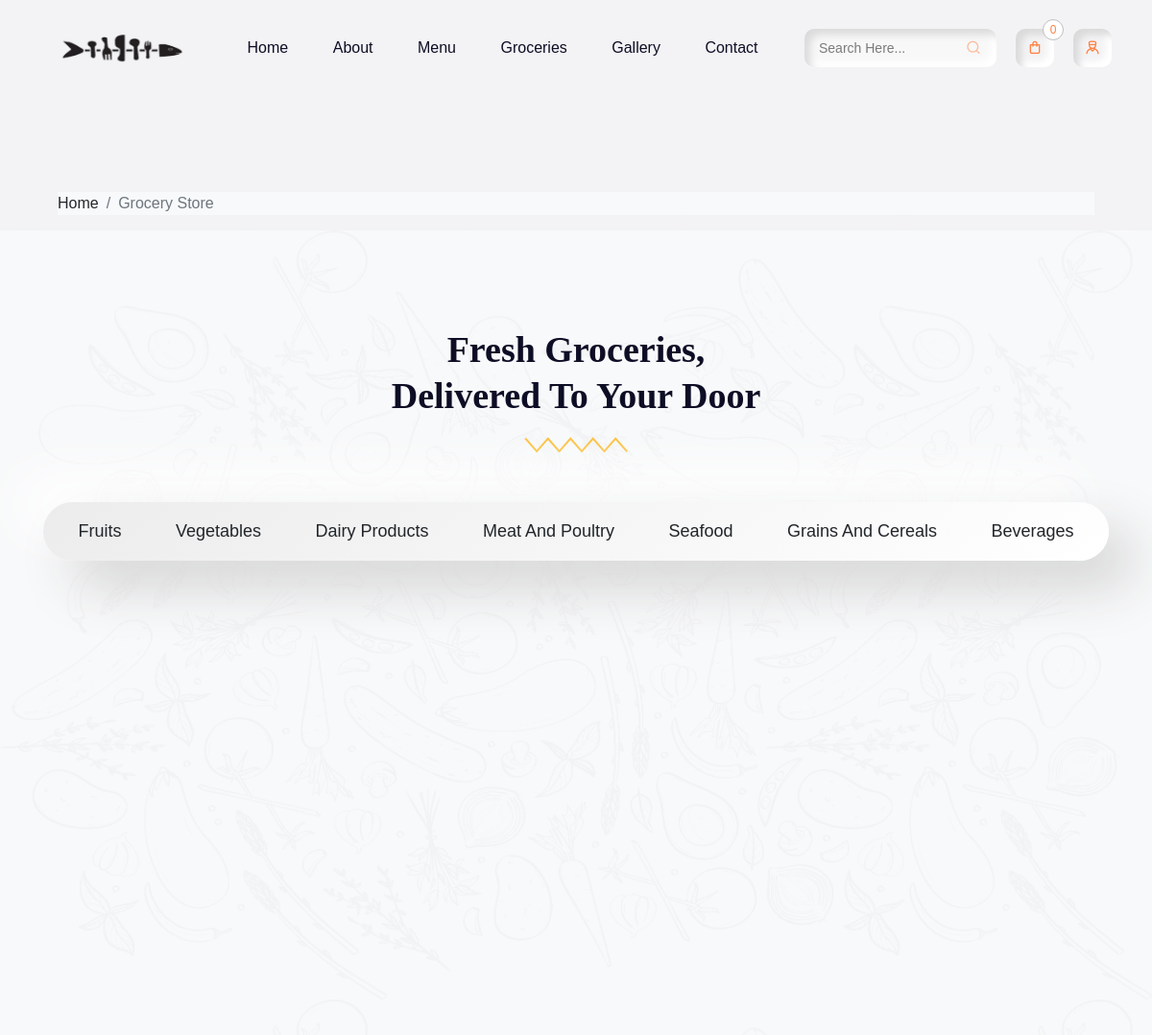
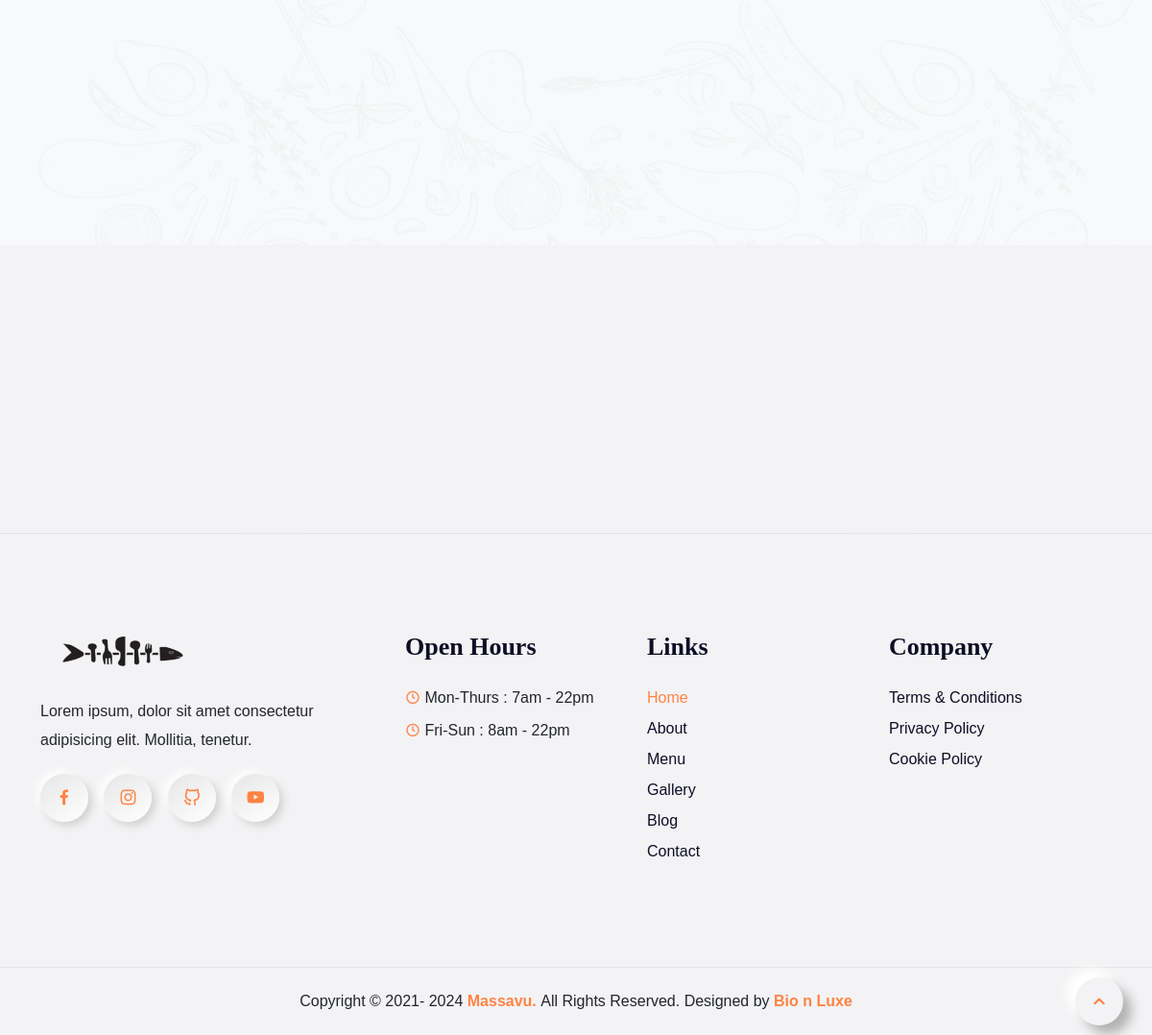
Screenshot of /grocery-store/ with the database file from the repository (2 pictures, top to bottom).
### mainApp/models.py (models this page shows, shortened)
class GroceryCategory(models.Model):
    name = models.CharField(max_length=100)
    def get_formatted_groceryname(self):
        return self.name.lower().replace(" ", "-")

### mainApp/views.py (the view)
# urls.py: path('grocery-store/', views.grocery_items_view, name='grocery_items_view'),
def grocery_items_view(request):
    grocery_categories = GroceryCategory.objects.all()
    grocery_items = Grocery.objects.all()
    return render(request, 'grocery.html', {'grocery_items': grocery_items, 'grocery_categories':grocery_categories})

### templates/grocery.html (shortened to what this page needs)
{% extends 'base.html' %}
{% load static %}
{% load humanize %}
{% block content %}
<section class="main-banner">
    <div class="container-fluid">
        <div class="row px-xl-5">
            <div class="col-12">
                <nav class="breadcrumb bg-light mb-30">
                    <a class="breadcrumb-item text-dark" href="#">Home</a>
                    <span class="breadcrumb-item active">Grocery Store</span>
                </nav>
            </div>
        </div>
    </div>
    <section style="background-image: url(assets/images/menu-bg.png);" class="our-menu section bg-light repeat-img"
    id="grocery">
    <div class="sec-wp">
        <div class="container">
            <div class="row">
                <div class="col-lg-12">
                    <div class="sec-title text-center mb-5">
                        <h2 class="h2-title">Fresh groceries, <span>delivered to your door</span></h2>
                        <div class="sec-title-shape mb-4">
                            <img src="{% static 'assets/images/title-shape.svg' %}" alt="">
                        </div>
                    </div>
                </div>
            </div>
            <div class="menu-tab-wp">
                <div class="row">
                    <div class="col-lg-12 m-auto">
                        <div class="menu-tab text-center">
                            <ul class="groceryfilters">
                               {% for grocery_category in grocery_categories %}
                                <li class="groceryfilter"  data-filter=".{{ grocery_category.get_formatted_groceryname }}">
                                    {{ grocery_category.name }}
                                </li>
                                {% endfor %}
                            </ul>
                        </div>
                    </div>
                </div>
            </div>
            <div class="menu-list-row">
                <div class="row g-xxl-5 bydefault grocery-dish" >
                </div>
            </div>
        </div>
    </div>
</section>
</section>
{% endblock %}

### static/style.css (style rules this page uses)
body { font-family: 'Poppins', sans-serif; text-rendering: optimizeLegibility !important; background: #f3f3f5; }
body, html { overflow-x: hidden; }
img { max-width: 100%; }
a { background-color: transparent; text-decoration: none !important; outline: none !important; }
ul { list-style: none; margin: 0; padding: 0; }
* { -webkit-tap-highlight-color: transparent; }
.main-banner { padding: 200px 0 300px; min-height: 100vh; position: relative; }
.sec-wp { position: relative; z-index: 4; }
h1, h2, h3, h4, h5, h6 { color: #0d0d25; font-family: 'Playfair Display', serif; font-weight: 900; }
.section { padding-top: 100px; padding-bottom: 100px; position: relative; }
.h2-title { font-size: 46px; line-height: 56px; margin-bottom: 15px; text-transform: capitalize; position: relative; }
.h2-title span, .h3-title span, .h4-title span, .h5-title span, .sub-title span { display: block; }
.repeat-img { background-size: contain; background-repeat: repeat; }
.menu-tab-wp { margin-bottom: 80px; }
.menu-tab ul { padding: 10px; display: inline-block; border-radius: 60px; background: linear-gradient(145deg, #ececec, #ffffff); box-shadow: 28px 28px 55px #d4d4d4, -28px -28px 55px #ffffff; position: relative; z-index: 2; }
.menu-tab ul li, .menu-tab ul .filter-active { display: inline-flex; text-transform: capitalize; font-size: 18px; line-height: normal; cursor: pointer; padding: 10px 26px; border-radius: 30px; transition: 0.3s; justify-content: center; align-items: center; }
@media (max-width: 1399px) { .h2-title { font-size: 38px; line-height: 48px; } }

### rows the page displays
GroceryCategory: name "Fruits"
GroceryCategory: name "Vegetables"
GroceryCategory: name "Dairy Products"
GroceryCategory: name "Meat And Poultry"
GroceryCategory: name "Seafood"
GroceryCategory: name "Grains And Cereals"
GroceryCategory: name "Beverages"
